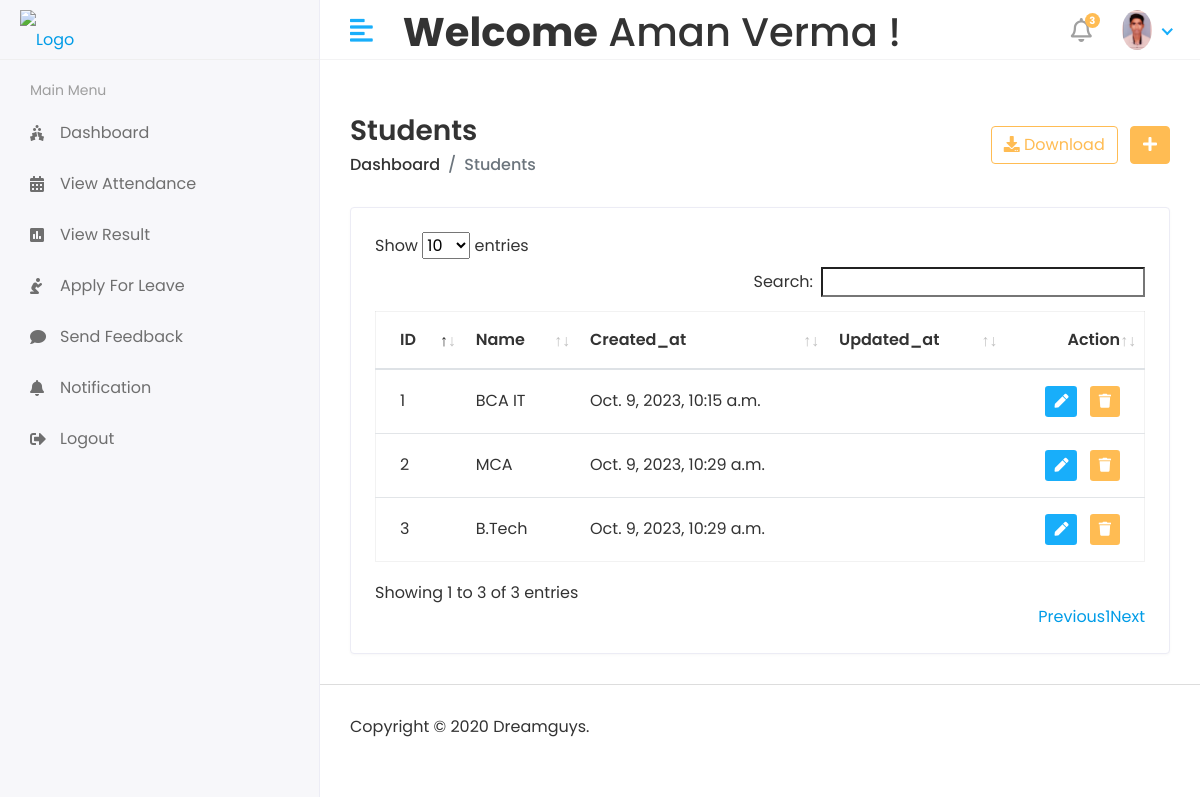
The page /Hod/Course/View (signed in) on the database its author committed.
### app/models.py (models this page shows, shortened)
class CustomUser(AbstractUser):
    USER = (
        ('1','HOD'),
        ('2','STAFF'),
        ('3','STUDENT'),
    )
    user_type = models.CharField(choices=USER,max_length=50,default=1)
    profile_pic = models.ImageField(upload_to='media/profile_pic')

class Course(models.Model):
    name = models.CharField(max_length=100)
    created_at = models.DateTimeField(auto_now_add=True)
    update_at = models.DateTimeField(auto_now_add=True)

### College_ERP/HOD_views.py (the view)
# urls.py: path('Hod/Course/View',HOD_views.VIEW_COURSE,name='view_course'),
@login_required(login_url='/')
def VIEW_COURSE(request):
    course = Course.objects.all()
    context = {
        'course':course,
    }
    return render(request,'Hod/view_course.html',context)

### templates/Hod/view_course.html (shortened to what this page needs)
{% extends 'base.html' %}
{% block content %}
<div class="content container-fluid">
    <div class="page-header">
        <div class="row align-items-center">
            <div class="col">
                <h3 class="page-title">Students</h3>
                <ul class="breadcrumb">
                    <li class="breadcrumb-item"><a href="index.html">Dashboard</a></li>
                    <li class="breadcrumb-item active">Students</li>
                </ul>
            </div>
            <div class="col-auto text-right float-right ml-auto">
                <a href="#" class="btn btn-outline-primary mr-2"><i class="fas fa-download"></i> Download</a>
                <a href="add-student.html" class="btn btn-primary"><i class="fas fa-plus"></i></a>
            </div>
        </div>
    </div>
    <div class="row">
        <div class="col-sm-12">
            <div class="card card-table">
                <div class="card-body">
                    <div class="table-responsive">
                        <table id="table_id" class="table table-hover table-center mb-0">
                            <thead>
                                <tr>
                                    <th>ID</th>
                                    <th>Name</th>
                                    <th>Created_at</th>
                                    <th>Updated_at</th>
                                    <th class="text-right">Action</th>
                                </tr>
                            </thead>
                            <tbody>
                                {% for i in course %}
                                <tr>
                                    <td>{{i.id}}</td>
                                    <td>{{i.name}}</td>
                                    <td>{{i.created_at}}</td>
                                    <td>{{i.updated_at}}</td>
                                    <td class="text-right">
                                        <div class="actions">
                                            <a href="{% url 'edit_course' i.id %}"
                                                class="btn btn-sm bg-success-light mr-2">
                                                <i class="fas fa-pen"></i>
                                            </a>
                                            <a href="{% url 'delete_course' i.id %}"
                                                class="btn btn-sm bg-danger-light">
                                                <i class="fas fa-trash"></i>
                                            </a>
                                        </div>
                                    </td>
                                </tr>
                                {% endfor %}
                            </tbody>
                        </table>
                    </div>
                </div>
            </div>
        </div>
    </div>
</div>
{% endblock %}

### templates/includes/header.html (shortened to what this page needs)
{% load static %}
<div class="header">
    <div class="header-left">
        <a href="index.html" class="logo">
            <img src="{% static 'assets/img/logo.png' %}" alt="Logo">
        </a>
    </div>
    <a href="javascript:void(0);" id="toggle_btn">
        <i class="fas fa-align-left"></i>
    </a>
    <div class="top-nav-search mt-2">
        <h1><strong>Welcome</strong>&nbsp<span>{{ user.first_name }} {{ user.last_name }}</span>&nbsp!</h1>
    </div>
    <ul class="nav user-menu">
        <li class="nav-item dropdown noti-dropdown">
            <a href="#" class="dropdown-toggle nav-link" data-toggle="dropdown">
                <i class="far fa-bell"></i> <span class="badge badge-pill">3</span>
            </a>
        </li>
        <li class="nav-item dropdown has-arrow">
            <a href="#" class="dropdown-toggle nav-link" data-toggle="dropdown">
                <span class="user-img"><img class="rounded-circle"
                        src="/{{user.profile_pic}}" width="30" height="40" alt="Ryan Taylor"></span>
            </a>
        </li>
    </ul>
</div>

### static/assets/css/style.css (style rules this page uses)
html { height: 100%; }
body { background-color: #fff; color: #333; font-family: 'Poppins', sans-serif; font-size: 1rem; height: 100%; line-height: 1.5; overflow-x: hidden; }
h1, h2, h3, h4, h5, h6 { font-family: 'Poppins', sans-serif; margin-top: 0; }
a { color: #009ce7; }
input, button, a { transition: all 0.4s ease; -moz-transition: all 0.4s ease; -o-transition: all 0.4s ease; -ms-transition: all 0.4s ease; -webkit-transition: all 0.4s ease; }
ul, ol { padding: 0px; list-style: none; }
.table { color: #333; max-width: 100%; margin-bottom: 0; width: 100%; }
.table.dataTable { border-collapse: collapse !important; border: 1px solid rgba(0, 0, 0, 0.05); }
.table thead tr th { font-weight: 600; }
.table tbody tr { border-bottom: 1px solid rgba(0, 0, 0, 0.05); }
.table.table-center td, .table.table-center th { vertical-align: middle; }
.card-table .card-body .table > thead > tr > th { border-top: 0; }
.card-table .card-body .table tr td:first-child, .card-table .card-body .table tr th:first-child { padding-left: 1.5rem; }
.card-table .card-body .table tr td:last-child, .card-table .card-body .table tr th:last-child { padding-right: 1.5rem; }
.card-table .table td, .card-table .table th { border-top: 1px solid #e2e5e8; padding: 1rem 0.75rem; white-space: nowrap; }
.btn-primary { background-color: #FFBC53; border: 1px solid #FFBC53; }
.btn-outline-primary { color: #FFBC53; border-color: #FFBC53; }
.card { border: 1px solid #ececf5; box-shadow: 0 1px 3px 0 rgba(0, 0, 0, 0.03); margin-bottom: 1.875rem; }
.card-body { padding: 1.5rem; }
.bg-danger-light { background-color:#FFBC53 !important; color:#fff !important; }
.bg-success-light { background-color: #18aefa; color: #fff; }
.header { background-color: #fff; border-bottom: 1px solid #f3f3f4; left: 0; position: fixed; right: 0; top: 0; z-index: 1001; height: 60px; }
.header .header-left { float: left; height: 60px; padding: 0 20px; position: relative; width: 320px; z-index: 1; transition: all 0.2s ease-in-out; background-color: #f7f7fa; border-bottom: 1px solid #efefef; border-right: 1px solid #ececf5; display: flex; align-items: center; }
.header .header-left .logo { display: inline-block; line-height: 60px; }
.header .header-left .logo img { max-height: 40px; width: auto; }
.header .dropdown-toggle:after { display: none; }
.header .has-arrow .dropdown-toggle:after { border-top: 0; border-left: 0; border-bottom: 2px solid #18aefa; border-right: 2px solid #18aefa; content: ''; height: 8px; display: inline-block; pointer-events: none; -webkit-transform-origin: 66% 66%; -ms-transform-origin: 66% 66%; transform-origin: 66% 66%; -webkit-transform: rotate(45deg); -ms-transform: rotate(45deg); transform: rotate(45deg); -webkit-transition: all 0.15s ease-in-out; transition: all 0.15s ease-in-out; width: 8px; vertical-align: 0px; }
.user-menu { float: right; margin: 0; position: relative; z-index: 99; padding-right: 15px; }
.user-menu.nav > li > a { color: #a0a0a0; font-size: 14px; line-height: 58px; padding: 0 15px; height: 60px; }
.user-img { margin-right: 3px; position: relative; }
.top-nav-search { float: left; margin-left: 15px; }
.page-wrapper > .content { padding: 1.875rem 1.875rem 0; }
.page-header { margin-bottom: 1.875rem; }
.page-header .breadcrumb { background-color: transparent; color: #6c757d; font-size: 1rem; font-weight: 500; margin-bottom: 0; padding: 0; }
.page-header .breadcrumb a { color: #333; }
.page-title { font-size: 28px; font-weight: 600; color: #333; margin-bottom: 5px; }
.user-menu.nav > li > a .badge { background-color: #FFBC53; display: block; font-size: 10px; font-weight: bold; height: 15px; width: 15px; position: absolute; right: 7px; top: 13px; color: #fff; padding: 3px; }
.user-menu.nav > li > a > i { font-size: 1.5rem; line-height: 60px; }
@media (min-width: 992px) { #toggle_btn { align-items: center; color: #18aefa; display: inline-flex; float: left; font-size: 26px; height: 60px; justify-content: center; margin-left: 15px; padding: 0 15px; } }

### rows shown on the page
CustomUser: first_name "Aman", last_name "Verma", profile_pic (picture)
Course: id "1", name "BCA IT", created_at "Oct. 9, 2023, 10:15 a.m."
Course: id "2", name "MCA", created_at "Oct. 9, 2023, 10:29 a.m."
Course: id "3", name "B.Tech", created_at "Oct. 9, 2023, 10:29 a.m."
